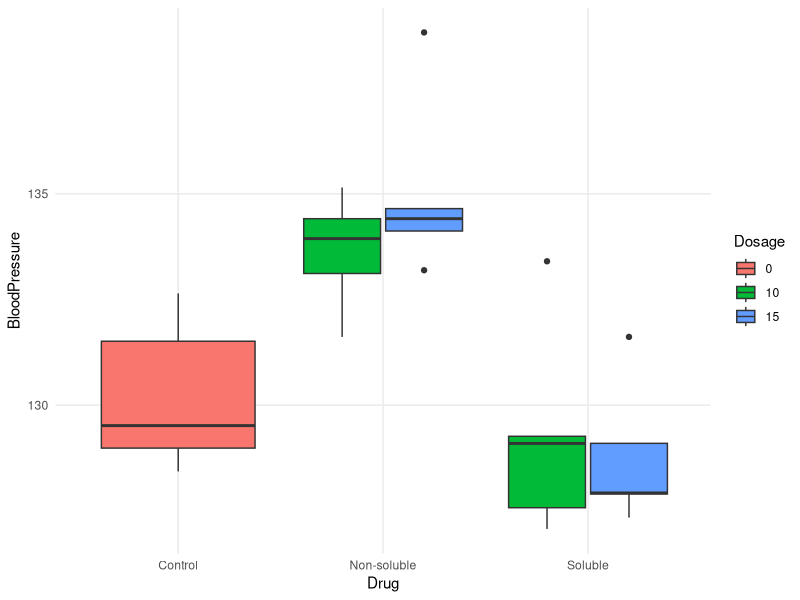
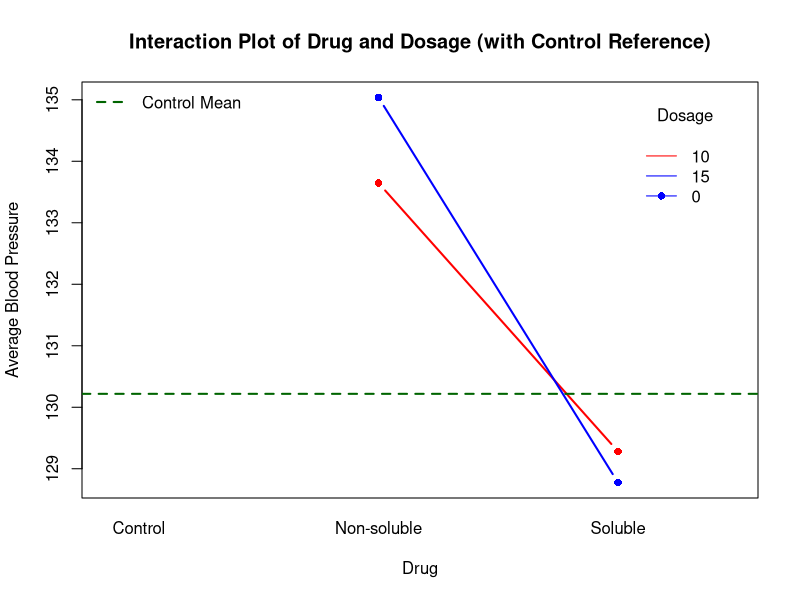

These charts were generated, in order, by the following R code:
## ---- chunk 1
# Define symbolic expressions or general \n structure of factorial with control and block
anova_table <- data.frame(
  Source = c("Block", "Factor A", "Factor B",
             "A × B", "Control", "Error", "Total"),
  Degrees_of_Freedom = c(
    "r - 1",
    "a - 1",
    "b - 1",
    "(a - 1)(b - 1)",
    "1",
    "n - [r + ab]",
    "n - 1"
  )
)

# Print the table
print(anova_table, row.names = FALSE)

## ---- chunk 2
# Create the data frame
drug_table <- data.frame(
  `Drug Type` = c("Soluble", "Soluble",
                  "Non-soluble", "Non-soluble",
                  "No Drug"),
  Dosage = c(10, 15, 10, 15, 0),
  Description = c("Treatment A1B1", "Treatment A1B2",
                  "Treatment A2B1", "Treatment A2B2", "Control"),
  `Replicates per Clinic (Block)` = c(
    "1 per clinic × 5 clinics = 5",
    "5",
    "5",
    "5",
    "5 (1 in each clinic)"
  ),
  check.names = FALSE  # To allow special characters in column names
)

# Print the table
print(drug_table, row.names = FALSE)

## ---- chunk 3
# Create the data frame
anova_df <- data.frame(
  Source = c(
    "Block (Clinic)",
    "Drug Type",
    "Dosage",
    "Drug Type × Dosage",
    "Control",
    "Error",
    "Total"
  ),
  `Degrees of Freedom (DF)` = c(
    "5 – 1 = 4",
    "2 – 1 = 1",
    "2 – 1 = 1",
    "(2 – 1)(2 – 1) = 1",
    "1",
    "25 – (9) = 16",
    "25 – 1 = 24"
  ),
  check.names = FALSE  # Allows special characters in column names
)
## ---- chunk 4
# Print the table
print(anova_df, row.names = FALSE)

## ---- chunk 5
set.seed(123)

# Define the base structure
Block <- rep(1:5, each = 5)
Drug <- rep(c("Soluble", "Soluble",
              "Non-soluble", "Non-soluble", "Control"), times = 5)
Dosage <- rep(c(10, 15, 10, 15, 0), times = 5)
Control <- ifelse(Drug == "Control", "y", "n")

# Number of blocks
n_blocks <- length(unique(Block))

# Generate random block effects ~ N(0, sigma_b^2)
sigma_block <- 2
block_effects <- rnorm(n_blocks, mean = 0, sd = sigma_block)

# Generate BloodPressure values with block as a random effect
BloodPressure <- numeric(length(Block))

for (i in seq_along(Block)) {
  
  base <- 130  # overall mean
  
  drug_effect <- if (Drug[i] == "Soluble") {
    if (Dosage[i] == 10) -1.5 else -2
  } else if (Drug[i] == "Non-soluble") {
    if (Dosage[i] == 10) 4 else 5
  } else {
    0  # control
  }
  
  BloodPressure[i] <- base +
    drug_effect +
    block_effects[Block[i]] +     # random block effect
    rnorm(1, mean = 0, sd = 1)    # residual error
}

# Create the data frame
df <- data.frame(
  Block = factor(Block),
  Drug = factor(Drug),
  Dosage = factor(Dosage),
  BloodPressure = round(BloodPressure, 4),
  Control = factor(Control)
)

# Print the dataset
print(df)

## ---- chunk 6
library(ggplot2)

ggplot(df, aes(x = Drug,
                          y = BloodPressure,
                          fill = Dosage)) +
  geom_boxplot(position = position_dodge(width = 0.8)) +
  labs(
    x = "Drug",
    y = "BloodPressure",
    fill = "Dosage"
  ) +
  theme_minimal() +
  theme(
    panel.grid.major.y = element_line(),
    panel.grid.minor.y = element_blank()
  )

## ---- chunk 7
df_sub <- subset(df, Drug != "Control")

# Base R interaction plot
interaction.plot(
  x.factor = df_sub$Drug,
  trace.factor = df_sub$Dosage,
  response = df_sub$BloodPressure,
  type = "b",
  col = c("blue", "red"),
  lty = 1,
  lwd = 2,
  pch = 16,
  ylab = "Average Blood Pressure",
  xlab = "Drug",
  trace.label = "Dosage",
  main = "Interaction Plot of Drug and Dosage (with Control Reference)"
)

# Add control mean line
abline(h = mean(df$BloodPressure[df$Drug == "Control"]),
       col = "darkgreen", lty = 2, lwd = 2)

legend("topleft", legend = "Control Mean", col = "darkgreen",
       lty = 2, lwd = 2, bty = "n")
## ---- chunk 8
library(lme4)
library(emmeans)
# Fit linear mixed model with random block
model.random <- lmer(
  BloodPressure ~ Control + Drug + Dosage + Drug:Dosage + (1|Block),
  data = df,
  REML = TRUE
)

summary(model.random)
## ---- chunk 9
library(lmerTest)
library(lme4)
library(emmeans)
# Fit mixed model with random block
model.random <- lmer(BloodPressure ~ Control + 
                       Drug:Control + Dosage:Control +
                       Drug:Dosage:Control +
                       (1|Block), data = df)
# Anova for mixed model
anova(model.random,ddf="Kenward-Roger")

## ---- chunk 10
library(lme4)
library(emmeans)
# EMMs
emm <- emmeans(model.random, ~ Drug:Dosage | Control)
emm
## ---- chunk 11
# Control vs Treatment main effect
lsm_control <- emmeans(model.random, ~ Control)
contrast(lsm_control, method = "pairwise")
## ---- chunk 12
# Compare main effect of drugs without considering the control group
lsm_nested_trt <- emmeans(model.random, ~ Drug | Control)
contrast(lsm_nested_trt, method = "pairwise")
## ---- chunk 13
lsm_nested_trt_pct <- emmeans(model.random, ~ Drug:Dosage | Control)
contrast(lsm_nested_trt_pct, method = "pairwise")
## ---- chunk 14
# Dunnett test
pairs(lsm_control, adjust = "dunnett")
pairs(lsm_nested_trt, adjust = "dunnett")
pairs(lsm_nested_trt_pct, adjust = "dunnett")
